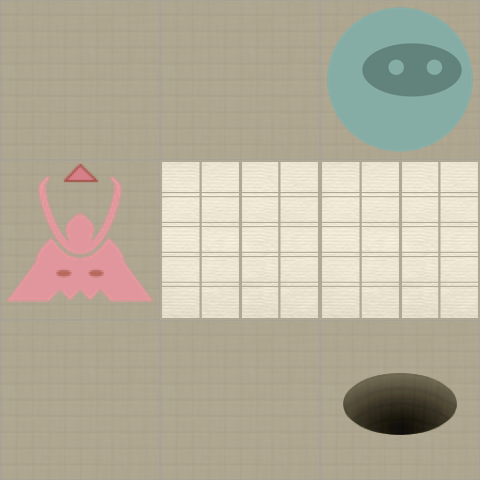

The image is a tile-based game level rendered from a .tmx file. Its description and source (layers, tilesets, objects; grid data summarised) follow:
An orthogonal 3x3 tile map with 160x160 px tiles, 2 tile layers (Level, Actors).

<map version="1.0" orientation="orthogonal" width="3" height="3" tilewidth="160" tileheight="160">
 <properties>
  <property name="moves" value="6" />
 </properties>
 <tileset firstgid="1" name="tiles" tilewidth="160" tileheight="160" spacing="2" margin="2">
  <image source="tiles-ipadhd.png" width="1024" height="1024" />
  <tile id="0">
   <properties>
    <property name="actor" value="exit" />
   </properties>
  </tile>
  <tile id="2">
   <properties>
    <property name="actor" value="guard" />
    <property name="direction" value="down" />
   </properties>
  </tile>
  <tile id="3">
   <properties>
    <property name="actor" value="guard" />
    <property name="direction" value="left" />
   </properties>
  </tile>
  <tile id="4">
   <properties>
    <property name="actor" value="guard" />
    <property name="direction" value="right" />
   </properties>
  </tile>
  <tile id="5">
   <properties>
    <property name="actor" value="guard" />
    <property name="direction" value="up" />
   </properties>
  </tile>
  <tile id="7">
   <properties>
    <property name="actor" value="player" />
   </properties>
  </tile>
  <tile id="8">
   <properties>
    <property name="actor" value="scroll" />
   </properties>
  </tile>
  <tile id="9">
   <properties>
    <property name="wall" value="1" />
   </properties>
  </tile>
 </tileset>
 <layer name="Level" width="3" height="3">
  <data>[9 cells, 9 non-empty, 2 distinct tile ids]</data>
 </layer>
 <layer name="Actors" width="3" height="3">
  <data>[9 cells, 3 non-empty, 3 distinct tile ids]</data>
 </layer>
</map>
